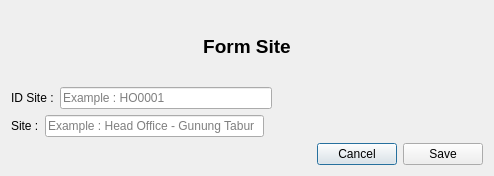
<?xml version="1.0" encoding="UTF-8"?>
<ui version="4.0">
 <class>FormSite</class>
 <widget class="QDialog" name="FormSite">
  <property name="geometry">
   <rect>
    <x>0</x>
    <y>0</y>
    <width>494</width>
    <height>176</height>
   </rect>
  </property>
  <property name="windowTitle">
   <string>Form Site</string>
  </property>
  <layout class="QVBoxLayout" name="verticalLayout">
   <item>
    <widget class="QLabel" name="label_4">
     <property name="font">
      <font>
       <pointsize>14</pointsize>
       <bold>true</bold>
      </font>
     </property>
     <property name="text">
      <string>Form Site</string>
     </property>
     <property name="alignment">
      <set>Qt::AlignmentFlag::AlignCenter</set>
     </property>
    </widget>
   </item>
   <item>
    <layout class="QHBoxLayout" name="horizontalLayout">
     <item>
      <widget class="QLabel" name="label">
       <property name="text">
        <string>ID Site :</string>
       </property>
      </widget>
     </item>
     <item>
      <widget class="QLineEdit" name="editIdSite">
       <property name="text">
        <string/>
       </property>
       <property name="placeholderText">
        <string>Example : HO0001</string>
       </property>
      </widget>
     </item>
     <item>
      <spacer name="horizontalSpacer_2">
       <property name="orientation">
        <enum>Qt::Orientation::Horizontal</enum>
       </property>
       <property name="sizeHint" stdset="0">
        <size>
         <width>40</width>
         <height>20</height>
        </size>
       </property>
      </spacer>
     </item>
    </layout>
   </item>
   <item>
    <layout class="QHBoxLayout" name="horizontalLayout_2">
     <item>
      <widget class="QLabel" name="label_2">
       <property name="text">
        <string>Site :</string>
       </property>
      </widget>
     </item>
     <item>
      <widget class="QLineEdit" name="editSiteName">
       <property name="text">
        <string/>
       </property>
       <property name="placeholderText">
        <string>Example : Head Office - Gunung Tabur</string>
       </property>
      </widget>
     </item>
     <item>
      <spacer name="horizontalSpacer">
       <property name="orientation">
        <enum>Qt::Orientation::Horizontal</enum>
       </property>
       <property name="sizeHint" stdset="0">
        <size>
         <width>40</width>
         <height>20</height>
        </size>
       </property>
      </spacer>
     </item>
    </layout>
   </item>
   <item>
    <layout class="QHBoxLayout" name="horizontalLayout_4">
     <item>
      <spacer name="horizontalSpacer_3">
       <property name="orientation">
        <enum>Qt::Orientation::Horizontal</enum>
       </property>
       <property name="sizeHint" stdset="0">
        <size>
         <width>40</width>
         <height>20</height>
        </size>
       </property>
      </spacer>
     </item>
     <item>
      <widget class="QPushButton" name="pushCancel">
       <property name="maximumSize">
        <size>
         <width>95</width>
         <height>30</height>
        </size>
       </property>
       <property name="styleSheet">
        <string notr="true"/>
       </property>
       <property name="text">
        <string>Cancel</string>
       </property>
      </widget>
     </item>
     <item>
      <widget class="QPushButton" name="pushSave">
       <property name="text">
        <string>Save</string>
       </property>
       <property name="icon">
        <iconset resource="../../PayrollResource.qrc">
         <normaloff>:/icons-dark/images/Appstract-master/icons/appstract-dark/everdo.png</normaloff>:/icons-dark/images/Appstract-master/icons/appstract-dark/everdo.png</iconset>
       </property>
      </widget>
     </item>
    </layout>
   </item>
  </layout>
 </widget>
 <resources>
  <include location="../../PayrollResource.qrc"/>
 </resources>
 <connections/>
</ui>
